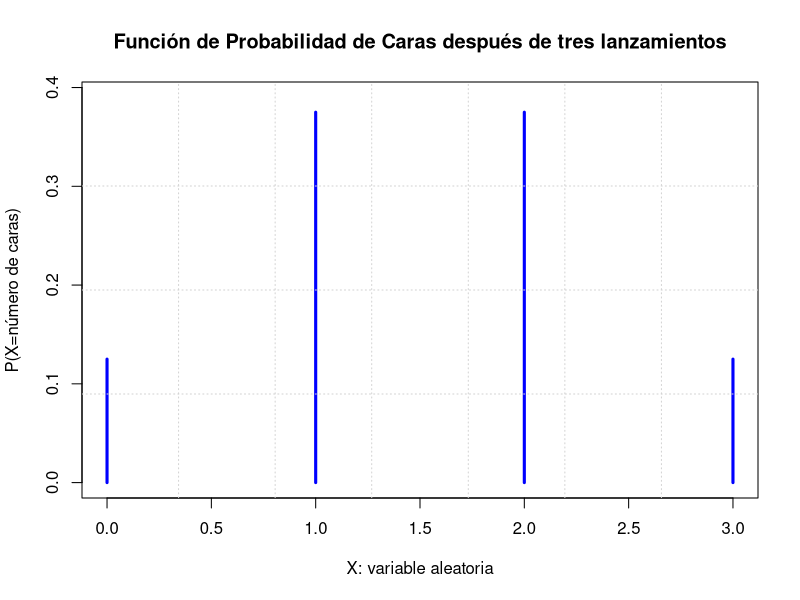
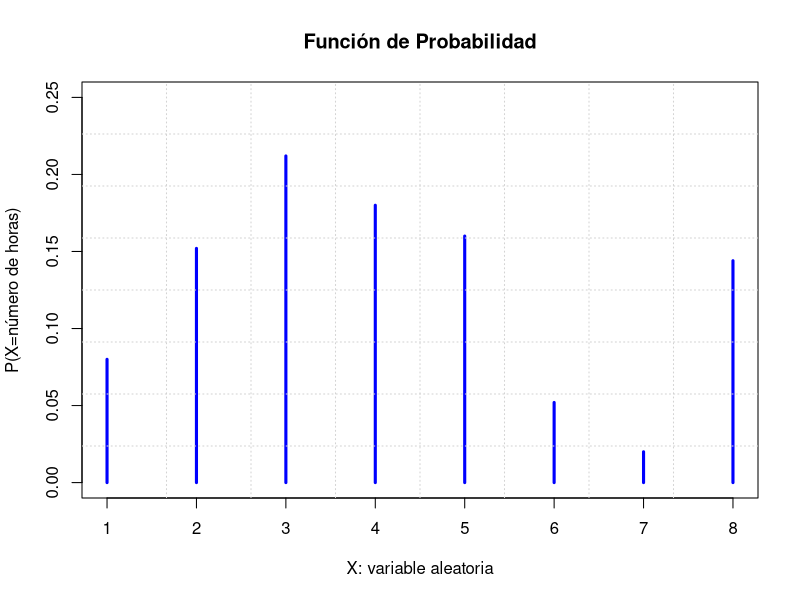
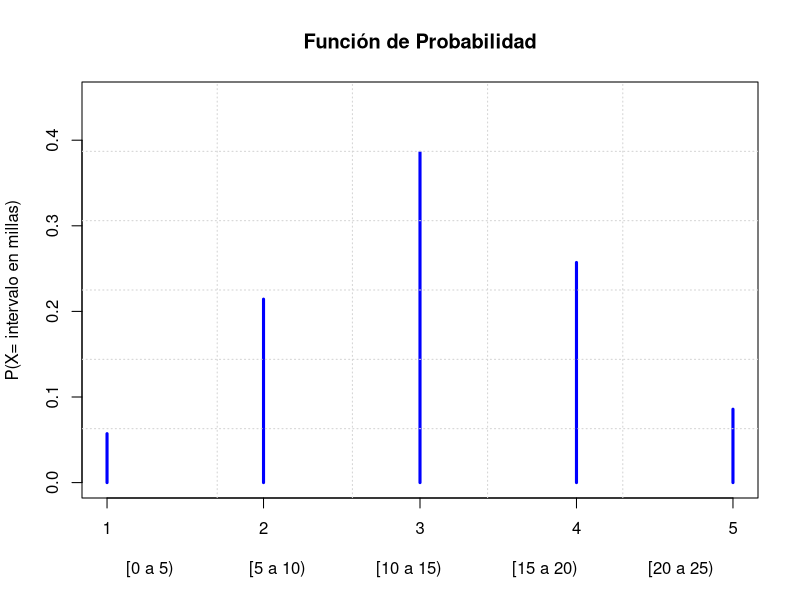
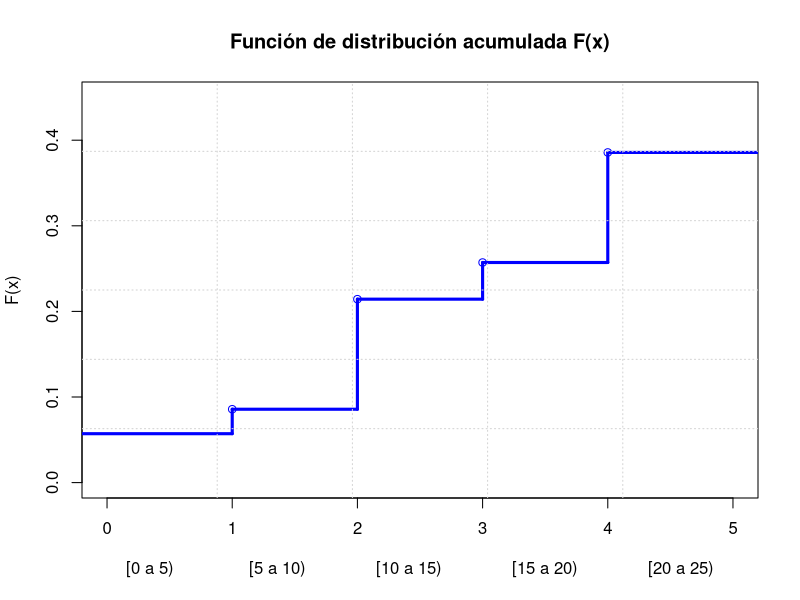

Write R code to recreate these figures, in order.
## ---- chunk 1
plot(x=c(0,1,2,3),y=c(1/8,3/8,3/8,1/8),type="h",ylim = c(0,0.390),xlab="X: variable aleatoria",ylab="P(X=número de caras)",col="blue",main="Función de Probabilidad de Caras después de tres lanzamientos",lwd=3)
grid(nx = 7, ny = 4)
## ---- chunk 2
x <- c(1:8)
y <- c(20/250,38/250,53/250,45/250,40/250,13/250,5/250,36/250)
tabla12 <- matrix(c(x,y),ncol=2,byrow=FALSE)
colnames(tabla12) <- c("X=x", "P(X =x)")
tabla12 <- as.data.frame(tabla12)
knitr::kable(
tabla12,
caption = 'Distribución de Probabilidad',
  booktabs = TRUE
)
## ---- chunk 3
x <- c(1:8)
y <- c(20/250,38/250,53/250,45/250,40/250,13/250,5/250,36/250)
tabla12 <- matrix(c(x,y),ncol=2,byrow=FALSE)
plot(x,y,type="h",ylim = c(0,0.25),xlab="X: variable aleatoria",ylab="P(X=número de horas)",col="blue",main="Función de Probabilidad",lwd=3)
grid(nx = 8, ny = 8)
## ---- chunk 4
x <- c(1:5)
y <- c(4/70,15/70,27/70,18/70,6/70)
tabla12 <- matrix(c(x,y),ncol=2,byrow=FALSE)
colnames(tabla12) <- c("X=x", "P(X =x)")
tabla12 <- as.data.frame(tabla12)
knitr::kable(
tabla12,
caption = 'Distribución de Probabilidad',
  booktabs = TRUE
)
## ---- chunk 5
x <- c(1:5)
y <- c(4/70,15/70,27/70,18/70,6/70)
plot(x,y,type="h",ylim = c(0,0.45),xlab="[0 a 5)               [5 a 10)              [10 a 15)              [15 a 20)              [20 a 25)",ylab="P(X= intervalo en millas)",col="blue", main="Función de Probabilidad",lwd=3)
grid(nx = 5, ny = 6)
## ---- chunk 6
x <- c(1:4)
y <- sort(c(4/70,15/70,27/70,18/70,6/70), decreasing = FALSE)
plot(stepfun(x,y),ylim = c(0,0.45),xlab="[0 a 5)               [5 a 10)              [10 a 15)              [15 a 20)              [20 a 25)",ylab="F(x)",col="blue",main="Función de distribución acumulada F(x)",lwd=3)
grid(nx = 5, ny = 6)
## ---- chunk 7
dbinom(4,80,0.05)
